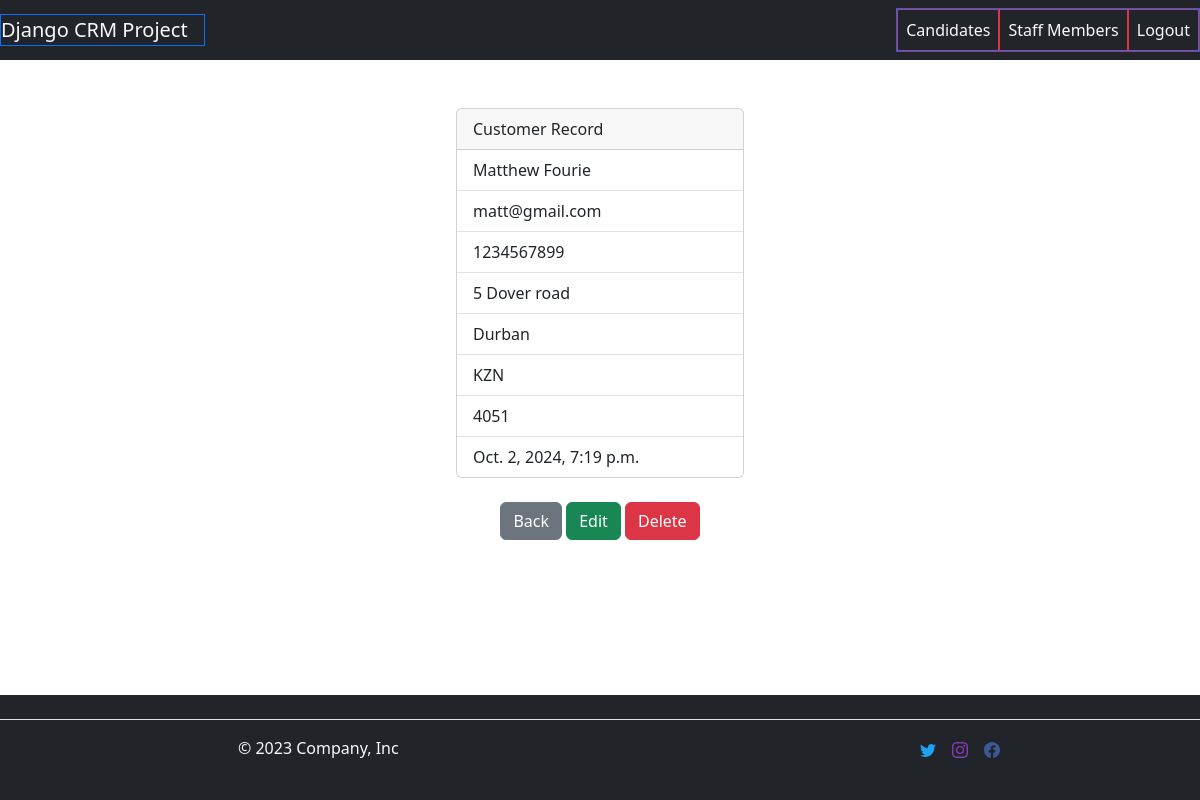
The app's page /record/6/ (signed in) with its own data.
### website/models.py (models this page shows, shortened)
class Record(models.Model):
    owner = models.ForeignKey(User, on_delete=models.CASCADE, null=True)
    created_at = models.DateTimeField(auto_now_add=True)
    first_name = models.CharField(max_length=50)
    last_name = models.CharField(max_length=50)
    email = models.CharField(max_length=100)
    phone = models.CharField(max_length=15)
    address = models.CharField(max_length=100)
    city = models.CharField(max_length=50)
    state = models.CharField(max_length=50)
    zipcode = models.CharField(max_length=20)

### website/views.py (the view)
# urls.py: path('record/<int:pk>/', views.customer_record, name='record'),
def customer_record(request, pk):
    if request.user.is_authenticated:
        customer_record = Record.objects.get(id=pk)
        return render(request, 'record.html', {'customer_record': customer_record})
    else:
        messages.success(request, 'You must be logged in to view that page')
        return redirect('login')

### website/templates/record.html
{% extends 'base.html' %}
{% block content %}
<div class="container d-flex flex-column align-items-center">
  <div class="card" style="width: 18rem;">
    <div class="card-header">
      Customer Record
    </div>
    <ul class="list-group list-group-flush">
      <div class="list-group-item">{{customer_record.first_name}} {{customer_record.last_name}}</div>
      <div class="list-group-item">{{customer_record.email}}</div>
      <div class="list-group-item">{{customer_record.phone}}</div>
      <div class="list-group-item">{{customer_record.address}}</div>
      <div class="list-group-item">{{customer_record.city}}</div>
      <div class="list-group-item">{{customer_record.state}}</div>
      <div class="list-group-item">{{customer_record.zipcode}}</div>
      <div class="list-group-item">{{customer_record.created_at}}</div>
    </ul>
  </div>
  <br/>
  <div>
    <a href="{% url 'home' %}" class="btn btn-secondary">Back</a>
    <a href="{% url 'update_record' customer_record.id %}" class="btn btn-success">Edit</a>
    <a href="{% url 'delete_record' customer_record.id %}" class="btn btn-danger">Delete</a>
  </div>
</div>
{% endblock %}

### records on screen
Record: first_name "Matthew", last_name "Fourie", email "matt@gmail.com", phone "1234567899", address "5 Dover road", city "Durban", state "KZN", zipcode "4051", created_at "Oct. 2, 2024, 7:19 p.m."
